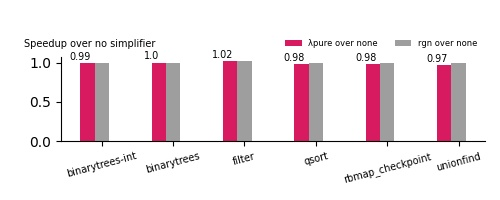

This figure's Python source:
#!/usr/bin/env python3

import argparse
import glob
import os
import json
import sys
import os
import subprocess
import os.path
import matplotlib
import matplotlib.pyplot as plt
import numpy as np
import json
import sys
import subprocess
import numpy as np
from scipy.stats import mstats
import tikzplotlib

PARSER = argparse.ArgumentParser(description='Speedup b/w MLIR and LEAN')
PARSER.add_argument("--data", help="regenerate plotting data", action="store_true")
PARSER.add_argument("--plot", help="make the plot", action="store_true")
PARSER.add_argument('--out', metavar='o', type=str,
                    help='path to dump output', default=os.path.basename(__file__).replace(".py", ".json"))
PARSER.add_argument('--nruns', type=int,
                    # help='number of runs to average', default=10)
                    help='number of runs to average', default=10)
ARGS = PARSER.parse_args()

G_BASELINE = "../baseline-lean.sh"
G_OURS = "../run-lean.sh"
G_FPATHS = []
G_FPATHS.append("binarytrees-int.lean")
G_FPATHS.append("binarytrees.lean")
# G_FPATHS.append("const_fold.lean")
# G_FPATHS.append("deriv.lean")
G_FPATHS.append("filter.lean")
G_FPATHS.append("qsort.lean") # miscompile because of jmp!
G_FPATHS.append("rbmap_checkpoint.lean")
G_FPATHS.append("unionfind.lean")
G_NFILES = len(G_FPATHS)


# Color palette
light_gray = "#cacaca"
# dark_gray = "#827b7b"
dark_gray = "#9E9E9E"
light_blue = "#a6cee3"
dark_blue = "#1f78b4"
light_green = "#b2df8a"
dark_green = "#33a02c"
light_red = "#fb9a99"
# dark_red = "#e31a1c"
dark_red = "#D81B60"

def log(*ARGS, **kwargs):
    print(*ARGS, file=sys.stderr, **kwargs)

def os_system_synch(path):
    return subprocess.check_output(path, shell=True)

def sh(path):
    proc = subprocess.Popen(path, shell=True, stderr=subprocess.PIPE, stdout=subprocess.PIPE)
    output = proc.stdout.read()
    err = proc.stderr.read()
    return (output.decode(), err.decode())

# returns datum
def compile_and_run_with_option(case_simpl_enabled, rgn_optimization_enabled, fpath, out_index, perf_index):
    print(f"running f{fpath} case_simpl_enabled={case_simpl_enabled} rgn_optimization_enabled={rgn_optimization_enabled}")
    # simpcase ENABLED: 850fd84e43407ed647837652b6442e143199abb0
    LEAN_PATH="/home/bollu/work/lean4/build/stage1/bin/lean"
    if case_simpl_enabled:
        lean_opts = "-Dcompiler.caseSimpl=true"
    else:
        lean_opts = "-Dcompiler.caseSimpl=false"

    os_system_synch(f"{LEAN_PATH} {fpath} {lean_opts}  -m exe.mlir")

    if False:
        os_system_synch("hask-opt exe.mlir --convert-scf-to-std --lean-lower-rgn  --rgn-cse --cse --convert-rgn-to-std --convert-std-to-llvm --ptr-lower | \
               mlir-translate --mlir-to-llvmir -o exe.ll")
    else:
        os_system_synch("hask-opt exe.mlir --convert-scf-to-std --lean-lower-rgn --convert-rgn-to-std --convert-std-to-llvm --ptr-lower | \
                mlir-translate --mlir-to-llvmir -o exe.ll")

    os_system_synch("llvm-link " + 
              "exe.ll " + 
              "/home/bollu/work/lz/lean-linking-incantations/lib-includes/library.ll " + 
              "/home/bollu/work/lz/lean-linking-incantations/lib-runtime/runtime.ll " +
              "| opt -passes=bitcast-call-converter  | opt --always-inline -O3 -S -o exe-linked.ll")
    os_system_synch("sed -i s/musttail/tail/g exe-linked.ll")
    os_system_synch("opt -O3 exe-linked.ll -o exe-linked-o3.ll")
    os_system_synch("mv exe-linked-o3.ll exe-linked.ll")
    print("@@@ HACK: converting muttail to tail because of llc miscompile@@@")
    os_system_synch("sed -i s/musttail/tail/g exe-linked.ll")
    os_system_synch("llc -O2 -march=x86-64 -filetype=obj exe-linked.ll -o exe.o")
    os_system_synch(f"c++ -O3 -D LEAN_MULTI_THREAD -I/home/bollu/work/lean4/build/stage1/include \
        exe.o \
        /home/bollu/work/lz/lean-linking-incantations/lean-shell.o \
        -no-pie -Wl,--start-group -lleancpp -lInit -lStd -lLean -Wl,--end-group \
        -L/home/bollu/work/lean4/build/stage1/lib/lean -lgmp -ldl -pthread \
        -Wno-unused-command-line-argument -o exe-ref.out")
    datum = {"file": str(fpath) }
    datum[out_index] = []
    datum[perf_index] = []
    for _ in range(ARGS.nruns):
      out, perf = sh("perf stat ./exe-ref.out")
      datum[out_index].append(out)
      datum[perf_index].append(perf)
    return datum



def run_data():
    ds = []
    for (i, fpath) in enumerate(G_FPATHS):
        # simpcase ENABLED: 850fd84e43407ed647837652b6442e143199abb0
        # LEAN_PATH="/home/bollu/work/lean4/build/stage1/bin/lean"
        # datum = {"file": str(fpath) }
        # os_system_synch(f"{LEAN_PATH} {fpath} -Dcompiler.caseSimpl=true  -m exe.mlir")
        # os_system_synch("hask-opt exe.mlir --convert-scf-to-std --lean-lower-rgn --convert-rgn-to-std --convert-std-to-llvm --ptr-lower | \
        #         mlir-translate --mlir-to-llvmir -o exe.ll")
        # os_system_synch("llvm-link " + 
        #           "exe.ll " + 
        #           "/home/bollu/work/lz/lean-linking-incantations/lib-includes/library.ll " + 
        #           "/home/bollu/work/lz/lean-linking-incantations/lib-runtime/runtime.ll " +
        #           "| opt -passes=bitcast-call-converter  | opt --always-inline -O3 -S -o exe-linked.ll")
        # os_system_synch("sed -i s/musttail/tail/g exe-linked.ll")
        # os_system_synch("opt -O3 exe-linked.ll -o exe-linked-o3.ll")
        # os_system_synch("mv exe-linked-o3.ll exe-linked.ll")
        # print("@@@ HACK: converting muttail to tail because of llc miscompile@@@")
        # os_system_synch("sed -i s/musttail/tail/g exe-linked.ll")
        # os_system_synch("llc -O2 -march=x86-64 -filetype=obj exe-linked.ll -o exe.o")
        # os_system_synch(f"c++ -O3 -D LEAN_MULTI_THREAD -I/home/bollu/work/lean4/build/stage1/include \
        #     exe.o \
        #     /home/bollu/work/lz/lean-linking-incantations/lean-shell.o \
        #     -no-pie -Wl,--start-group -lleancpp -lInit -lStd -lLean -Wl,--end-group \
        #     -L/home/bollu/work/lean4/build/stage1/lib/lean -lgmp -ldl -pthread \
        #     -Wno-unused-command-line-argument -o exe-ref.out")
        # datum["theirs-out"] = []
        # datum["theirs-perf"] = []
        # for _ in range(ARGS.nruns):
        #   out, perf = sh("perf stat ./exe-ref.out")
        #   datum["theirs-out"].append(out)
        #   datum["theirs-perf"].append(perf)
        datum = {}
        datum.update(compile_and_run_with_option(case_simpl_enabled=True, rgn_optimization_enabled=False, fpath=fpath, out_index="theirs-out", perf_index="theirs-perf"))
        datum.update(compile_and_run_with_option(case_simpl_enabled=False, rgn_optimization_enabled=True, fpath=fpath, out_index="ours-out", perf_index="ours-perf"))
        datum.update(compile_and_run_with_option(case_simpl_enabled=False, rgn_optimization_enabled=False, fpath=fpath, out_index="none-out", perf_index="none-perf"))

        # disabled simpcase + MLIR.rgn optimization passes: 55a63f500b23b8c0c180e43108c5f844839a693f
        # NO simpcase (DISABLED): 850fd84e43407ed647837652b6442e143199abb0
        # os_system_synch(f"rm exe-mlir.out || true")
        # os_system_synch(f"rm exe.ll  || true")
        # os_system_synch(f"rm exe-linked.ll  || true")
        # os_system_synch(f"rm exe.o  || true")
        # os_system_synch(f"{LEAN_PATH} -Dcompiler.caseSimpl=false {fpath} -m exe.mlir")
        # # os_system_synch("hask-opt exe.mlir --convert-scf-to-std --lean-lower-rgn  --rgn-cse --cse --convert-rgn-to-std --convert-std-to-llvm --ptr-lower | \
        # #        mlir-translate --mlir-to-llvmir -o exe.ll")
        # os_system_synch("hask-opt exe.mlir --convert-scf-to-std --lean-lower-rgn --cse --convert-rgn-to-std --convert-std-to-llvm --ptr-lower | \
        #         mlir-translate --mlir-to-llvmir -o exe.ll")

        # os_system_synch("llvm-link " + 
        #           "exe.ll " + 
        #           "/home/bollu/work/lz/lean-linking-incantations/lib-includes/library.ll " + 
        #           "/home/bollu/work/lz/lean-linking-incantations/lib-runtime/runtime.ll " +
        #           "| opt -passes=bitcast-call-converter  | opt --always-inline -O3 -S -o exe-linked.ll")
        # # os_system_synch("sed -i s/musttail/tail/g exe-linked.ll")
        # # os_system_synch("opt -O3 exe-linked.ll -o exe-linked-o3.ll")
        # # os_system_synch("mv exe-linked-o3.ll exe-linked.ll")
        # print("@@@ HACK: converting muttail to tail because of llc miscompile@@@")
        # os_system_synch("sed -i s/musttail/tail/g exe-linked.ll")
        # os_system_synch("llc -O2 -march=x86-64 -filetype=obj exe-linked.ll -o exe.o")
        # os_system_synch(f"c++ -O3 -D LEAN_MULTI_THREAD -I/home/bollu/work/lean4/build/stage1/include \
        #     exe.o \
        #     /home/bollu/work/lz/lean-linking-incantations/lean-shell.o \
        #     -no-pie -Wl,--start-group -lleancpp -lInit -lStd -lLean -Wl,--end-group \
        #     -L/home/bollu/work/lean4/build/stage1/lib/lean -lgmp -ldl -pthread \
        #     -Wno-unused-command-line-argument -o exe-mlir.out")
        # datum["ours-out"] = []
        # datum["ours-perf"] = []
        # for _ in range(ARGS.nruns):
        #    out, perf = sh("perf stat ./exe-mlir.out")
        #    datum["ours-out"].append(out)
        #    datum["ours-perf"].append(perf)

        # disabled simpcase and no MLIR.rgn optimization either: 55a63f500b23b8c0c180e43108c5f844839a693f
        # os_system_synch(f"rm exe-mlir.out || true")
        # os_system_synch(f"rm exe.ll  || true")
        # os_system_synch(f"rm exe-linked.ll  || true")
        # os_system_synch(f"rm exe.o  || true")
        # LEAN_DISABLE_SIMPCASE_PATH="/home/bollu/work/lean4/build/stage1/bin/lean"
        # os_system_synch(f"{LEAN_DISABLE_SIMPCASE_PATH} {fpath} -m exe.mlir")
        # # os_system_synch("hask-opt exe.mlir --convert-scf-to-std --lean-lower-rgn  --rgn-cse --cse --convert-rgn-to-std --convert-std-to-llvm --ptr-lower | \
        # #        mlir-translate --mlir-to-llvmir -o exe.ll")
        # os_system_synch("hask-opt exe.mlir --convert-scf-to-std --lean-lower-rgn --convert-rgn-to-std --convert-std-to-llvm --ptr-lower | \
        #         mlir-translate --mlir-to-llvmir -o exe.ll")

        # os_system_synch("llvm-link " + 
        #           "exe.ll " + 
        #           "/home/bollu/work/lz/lean-linking-incantations/lib-includes/library.ll " + 
        #           "/home/bollu/work/lz/lean-linking-incantations/lib-runtime/runtime.ll " +
        #           "| opt -passes=bitcast-call-converter  | opt --always-inline -O3 -S -o exe-linked.ll")
        # os_system_synch("sed -i s/musttail/tail/g exe-linked.ll")
        # os_system_synch("opt -O3 exe-linked.ll -o exe-linked-o3.ll")
        # os_system_synch("mv exe-linked-o3.ll exe-linked.ll")
        # print("@@@ HACK: converting muttail to tail because of llc miscompile@@@")
        # os_system_synch("sed -i s/musttail/tail/g exe-linked.ll")
        # os_system_synch("llc -O3 -march=x86-64 -filetype=obj exe-linked.ll -o exe.o")
        # os_system_synch(f"c++ -O3 -D LEAN_MULTI_THREAD -I/home/bollu/work/lean4/build/stage1/include \
        #     exe.o \
        #     /home/bollu/work/lz/lean-linking-incantations/lean-shell.o \
        #     -no-pie -Wl,--start-group -lleancpp -lInit -lStd -lLean -Wl,--end-group \
        #     -L/home/bollu/work/lean4/build/stage1/lib/lean -lgmp -ldl -pthread \
        #     -Wno-unused-command-line-argument -o exe-mlir.out")
        # datum["none-out"] = []
        # datum["none-perf"] = []
        # for _ in range(ARGS.nruns):
        #    out, perf = sh("perf stat ./exe-mlir.out")
        #    datum["none-out"].append(out)
        #    datum["none-perf"].append(perf)
        ds.append(datum)
    with open(ARGS.out, "w") as f:
        json.dump(ds, f, indent=2)
    return ds

### PLOTTING ###
### PLOTTING ###
### PLOTTING ###
### PLOTTING ###
### PLOTTING ###
### PLOTTING ###
### PLOTTING ###
### PLOTTING ###
### PLOTTING ###
### PLOTTING ###

def perf_stat_to_time(file, o):
    print(f"===={file}===")
    print(o)
    # 0 ['',
    # 1 " Performance counter stats for './exe-mlir.out':",
    # 2 '',
    # 3 '             10.35 msec task-clock:u              #    0.931 CPUs utilized          ',
    # 4 '                 0      context-switches:u        #    0.000 K/sec                  ',
    # 5 '                 0      cpu-migrations:u          #    0.000 K/sec                  ',
    # 6 '             1,236      page-faults:u             #    0.119 M/sec                  ',
    # 7 '         76,05,059      cycles:u                  #    0.735 GHz                    ',
    # 8 '       1,04,08,658      instructions:u            #    1.37  insn per cycle         ',
    # 9 '         19,34,949      branches:u                #  186.950 M/sec                  ',
    # 10 '            31,181      branch-misses:u           #    1.61% of all branches        ',
    # 11 '',
    # 12 '       0.011116120 seconds time elapsed',
    #   '',
    #   '       0.002787000 seconds user',
    #   '       0.008270000 seconds sys',
    #   '',
    #   '']
    # 1,559.42 msec
    return float(o.splitlines()[12].split()[0].replace(',',''))

def autolabel(ax, rects):
    """Attach a text label above each bar in *rects*, displaying its height."""
    for rect in rects:
        height = rect.get_height()
        ax.annotate('{}'.format(height),
                    xy=(rect.get_x(), height),
                    xytext=(0, 1),  # 1 points vertical offset
                    textcoords="offset points",
                    fontsize="x-small",
                    ha='center', va='bottom')

def plot():
  with open(ARGS.out, "r") as f:
      datapoints = json.load(f)
  assert datapoints is not None

  matplotlib.rcParams['pdf.fonttype'] = 42
  matplotlib.rcParams['ps.fonttype'] = 42

  matplotlib.rcParams['figure.figsize'] = 5, 2

  labels = []
  ours_over_none = []
  theirs_over_none = []
  for i, data in enumerate(datapoints):
      # mark = "Y" if data['success'] else 'n'
      log(f"[{i+1:3}/{len(datapoints)}]|{data['file']:80}|")
      # if data["success"] == False:
      #     continue
      labels.append(data["file"].split(".lean")[0])
      N = len(data["theirs-perf"])
      assert N == len(data["ours-perf"])
      assert N == len(data["none-perf"])

      theirs = np.median([perf_stat_to_time(data["file"], t) for t in data["theirs-perf"] ])
      ours = np.median([perf_stat_to_time(data["file"], t) for t in data["ours-perf"] ])
      none = np.median([perf_stat_to_time(data["file"], t) for t in data["none-perf"] ])
      ours_over_none.append(float("%4.2f" % (none/ours)))
      theirs_over_none.append(float("%4.2f" % (none/theirs)))

  # avg_speedup = mstats.gmean(speedups)
  # print("average speedup: %4.2f" % (avg_speedup, ))
  # optims.append(float("%4.2f" % (avg_speedup)))

  # avg_speedup = mstats.gmean(nones)
  # nones.append(float("%4.2f" % (avg_speedup)))

  # labels.append("geomean")
  x = np.arange(len(labels))  # the label locations
  width = 0.6  # the width of the bars

  fig, ax = plt.subplots()
  # rects1 = ax.bar(x - width/3, baselines, width/3, label='λpure simplifier', color = dark_blue)
  rects2 = ax.bar(x - width/3, theirs_over_none, width/3, label='λpure over none', color = dark_red)
  rects3 = ax.bar(x, ours_over_none, width/3, label='rgn over none', color = dark_gray)
  # rects1[-1].set_color(light_blue) # color geomean separately.
  # rects2[-1].set_color(light_red) # color geomean separately.
  # rects3[-1].set_color(light_gray) # color geomean separately.



  # straight line
  # plt.axhline(y=avg_speedup, color=light_red, linestyle='-', lw=1, label='Geomean speedup')

  # Y-Axis Label
  #
  # Use a horizontal label for improved readability.  
  ax.set_ylabel('Speedup over no simplifier', rotation='horizontal', position = (1, 1.1),
      horizontalalignment='left', verticalalignment='bottom', fontsize=7)

  # Add some text for labels, title and custom x-axis tick labels, etc.
  ax.set_xticks(x)
  ax.set_xticklabels(labels, rotation=15, fontsize=7)
  ax.legend(ncol=100, frameon=False, fontsize=6, loc='upper right', bbox_to_anchor=(0, 1.3, 1, 0))

  # Hide the right and top spines
  # This reduces the number of lines in the plot. Lines typically catch
  # a readers attention and distract the reader from the actual content.
  # By removing unnecessary spines, we help the reader to focus on
  # the figures in the graph.
  ax.spines['right'].set_visible(False)
  ax.spines['top'].set_visible(False)
  # autolabel(ax, rects1)
  autolabel(ax, rects2)

  fig.tight_layout()
  filename = os.path.basename(__file__).replace(".py", ".jpg")
  fig.savefig(filename)

  filename = os.path.basename(__file__).replace(".py", ".pdf")
  fig.savefig(filename)
  subprocess.run(["xdg-open",  filename])
  filename = os.path.basename(__file__).replace(".py", ".tex")
  tikzplotlib.save(filename)



if __name__ == "__main__":
    if ARGS.data: run_data()
    if ARGS.plot: plot()
    if not ARGS.data and not ARGS.plot: PARSER.print_help()
